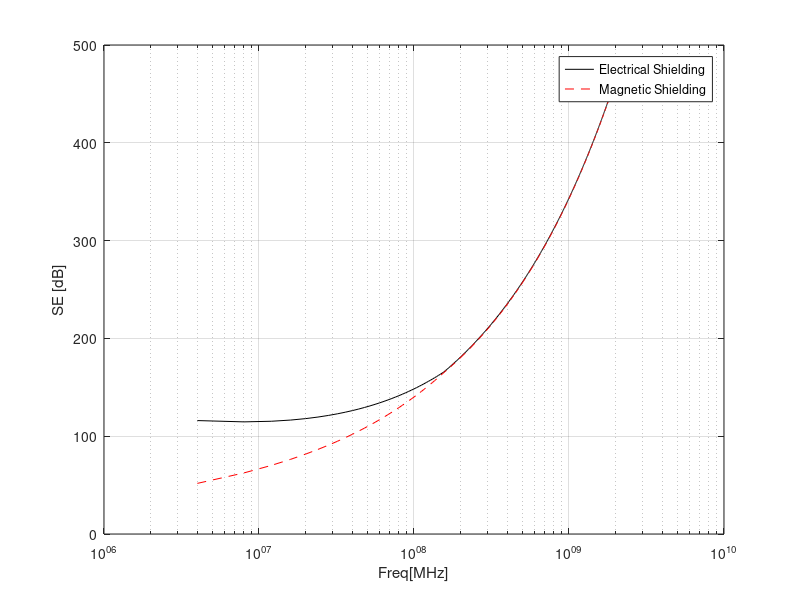

This chart was generated by the following MATLAB code:
clear all;
clc;
format long;
sigmar=0.1;
mur=500;
N=250;
dt=0.01; %input('Material thickness [mm] = ?');
d= 30;%input('\n Screen Distance [cm] = ? ');
dt = dt/1e3;
d=d/1e2; 
eps0=10^(-9)/(36*pi);
mu0=4*pi*10^(-7);
z0=sqrt(mu0/eps0);
fmin=1e3;
fmax=1e9;
df=(fmax-fmin)/N;
for k =1:2*N
    fr(k) = fmin +k*df;
    wavel=3e8/fr(k);
    if d < wavel/(2*pi)
        SRe=322+10*log10(sigmar/(mur*fr(k)^3*d^2));
        SRm=14.6+10*log10(fr(k)*d^2*sigmar/mur);
        SA=131.4*dt*sqrt(fr(k)*sigmar*mur);
    else
        SRf=168-10*log10(mur*fr(k)/sigmar);
        SA=131.4*dt*sqrt(fr(k)*sigmar*mur);
        SEf=SRf+SA;
    end
    SEe(k)=SRe+SA;
    SEm(k)=SRm+SA;
end
semilogx(fr,SEe,'k',fr,SEm,'r--');
grid;
xlabel('Freq[MHz]');
ylabel('SE [dB]');
legend('Electrical Shielding','Magnetic Shielding')
